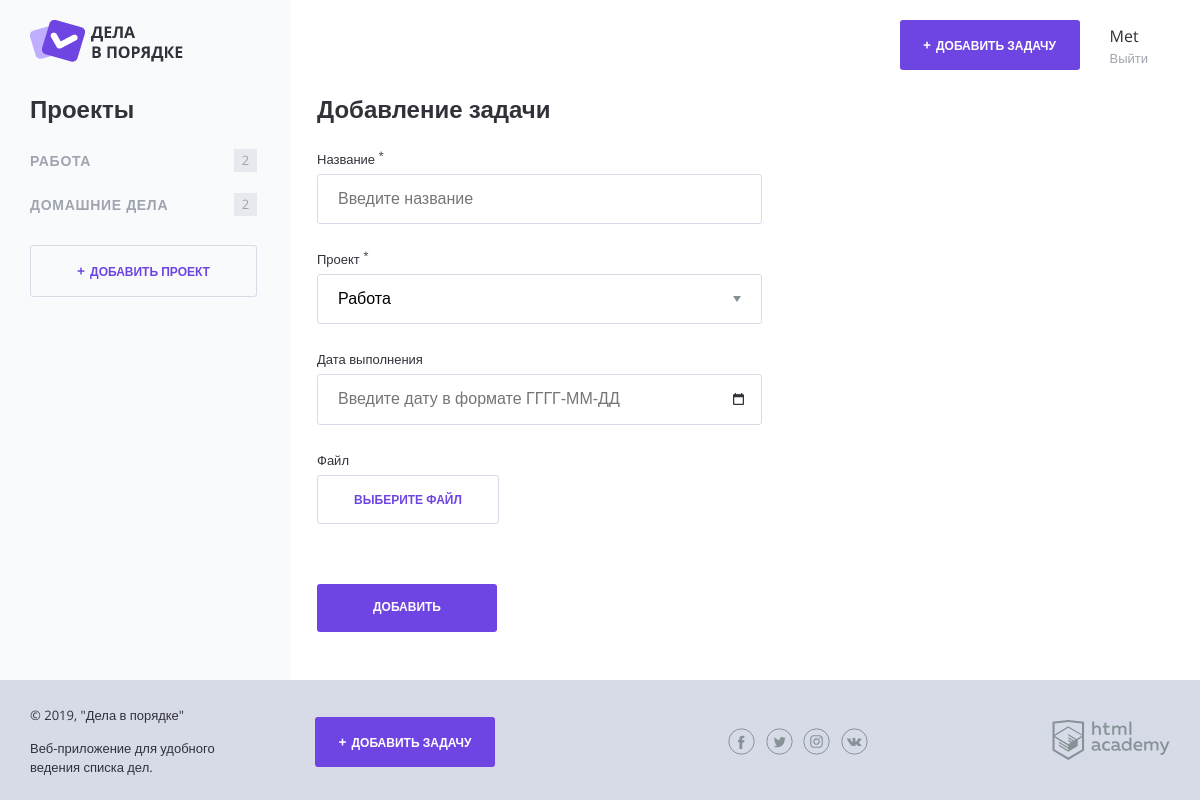
The page /add.php (signed in) on the database its author committed.
### tables this page shows
CREATE TABLE project (
  id INT UNSIGNED AUTO_INCREMENT PRIMARY KEY,
  name VARCHAR(128) NOT NULL,
  user_id INT UNSIGNED NOT NULL
);

### helpers.php (called while the page is built, shortened)
<?php
function include_template($name, array $data = [])
{
    $name = 'templates/' . $name;
    extract($data);
    require $name;
    $result = ob_get_clean();
    return $result;
}
function getPostVal($name)
{
    return filter_input(INPUT_POST, $name);
}

### functions.php (called while the page is built, shortened)
<?php
function task_count($tasks, $project_id)
{
    $task_count = 0;
    foreach ($tasks as $task) {
        if ($task['project_id'] == $project_id) {
            $task_count++;
        }
    }
    return $task_count;
}
function get_user_projects($con, $user_id)
{
    $sql_projects = 'SELECT * FROM project WHERE user_id = ' . $user_id;
    $result = mysqli_query($con, $sql_projects);
    return mysqli_fetch_all($result, MYSQLI_ASSOC);
}
function get_user_tasks($con, $user_id)
{
    $sql_tasks = 'SELECT * FROM task WHERE user_id = ' . $user_id;
    $result = mysqli_query($con, $sql_tasks);
    return mysqli_fetch_all($result, MYSQLI_ASSOC);
}

### templates/add-template.php (the view, shortened to what this page needs)
<div class="content">
      <section class="content__side">
        <h2 class="content__side-heading">Проекты</h2>
        <nav class="main-navigation">
            <ul class="main-navigation__list">
                <?php foreach($projects as $project): ?>
                <li class="main-navigation__list-item <?= $project_id === $project['id'] ? 'main-navigation__list-item--active' : '' ?>">
                    <a class="main-navigation__list-item-link" href="
                                ?project_id=<?=$project['id']?>"><?= htmlspecialchars($project['name']) ?></a>
                    <span class="main-navigation__list-item-count"><?= task_count($all_tasks, $project['id']) ?>
                    </span>
                </li>
            <?php endforeach; ?>
            </ul>
        </nav>
        <a class="button button--transparent button--plus content__side-button" href="project.php">Добавить проект</a>
      </section>
      <main class="content__main">
        <h2 class="content__main-heading">Добавление задачи</h2>
        <form class="form"  action="add.php" method="post" autocomplete="off" enctype="multipart/form-data">
          <div class="form__row">
            <label class="form__label" for="name">Название <sup>*</sup></label>
            <input class="form__input <?= isset($errors['name']) ? 'form__input--error' : '' ?>" type="text" name="name" id="name" value="<?= getPostVal('name') ?>" placeholder="Введите название">
          </div>
          <div class="form__row">
            <label class="form__label" for="project">Проект <sup>*</sup></label>
            <select class="form__input form__input--select <?= isset($errors['project']) ? 'form__input--error' : '' ?>" name="project" id="project">
              <?php foreach ($projects as $project) : ?>
                <option value=<?=$project['id'] ?>
                <?= (int)getPostVal('project') === (int)$project['id'] ? "selected" : ""; ?>
                ><?=$project['name'] ?></option>
              <?php endforeach; ?>
            </select>
          </div>
          <div class="form__row">
            <label class="form__label" for="date">Дата выполнения</label>
            <input class="form__input form__input--date <?= isset($errors['date']) ? 'form__input--error' : '' ?>" type="text" name="date" id="date" value="<?= getPostVal('date') ?>" placeholder="Введите дату в формате ГГГГ-ММ-ДД">
          </div>
          <div class="form__row">
            <label class="form__label" for="file">Файл</label>
            <div class="form__input-file">
              <label class="button button--transparent" for="file">
                <span>Выберите файл</span>
              </label>
            </div>
          </div>
          <div class="form__row form__row--controls">
            <input class="button" type="submit" name="" value="Добавить">
          </div>
        </form>
      </main>
    </div>

### rows shown on the page
project: name "РАБОТА", id "2"
project: name "ДОМАШНИЕ ДЕЛА", id "2"

### other values the page prints
$_SESSION['user']['name'] "Met"
form field project "Работа"
